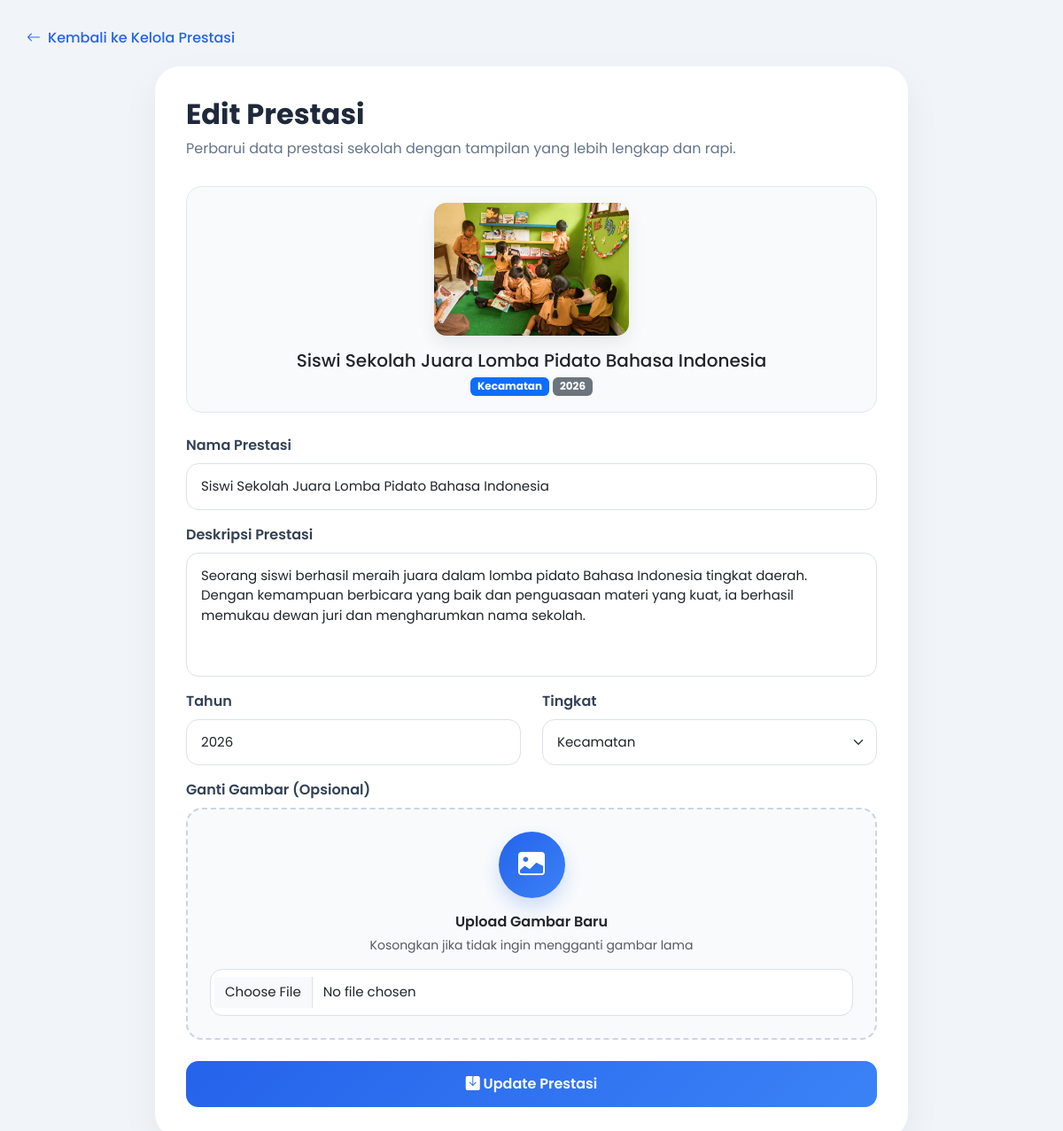
The app's page /admin/edit_prestasi.php?id=11 with its own data.
### tables this page shows
CREATE TABLE `prestasi` (
  `id_prestasi` int(11) NOT NULL,
  `nama_prestasi` varchar(255) DEFAULT NULL,
  `deskripsi` text DEFAULT NULL,
  `tahun` varchar(10) DEFAULT NULL,
  `tingkat` varchar(50) DEFAULT NULL,
  `gambar` varchar(255) DEFAULT NULL
);

### admin/edit_prestasi.php (the view, shortened to what this page needs)
<?php
include '../config/koneksi.php';
$id = $_GET['id'];
$data = mysqli_query($koneksi,"SELECT * FROM prestasi WHERE id_prestasi='$id'");
$row = mysqli_fetch_assoc($data);
?>
<!DOCTYPE html>
<html>
<head>
    <link href="https://cdn.jsdelivr.net/npm/bootstrap@5.3.0/dist/css/bootstrap.min.css" rel="stylesheet">
    <link href="https://cdn.jsdelivr.net/npm/bootstrap-icons/font/bootstrap-icons.css" rel="stylesheet">
</head>
<body>
<a href="prestasi.php" class="back-btn">
    <i class="bi bi-arrow-left"></i> Kembali ke Kelola Prestasi
</a>
<div class="form-card">
    <div class="form-header">
        <h2>Edit Prestasi</h2>
        <p>Perbarui data prestasi sekolah dengan tampilan yang lebih lengkap dan rapi.</p>
    </div>
    <div class="preview-card text-center">
        <img src="../assets/img/<?= $row['gambar']; ?>" class="preview-img mb-3">
        <div>
            <h5 class="mb-1"><?= $row['nama_prestasi']; ?></h5>
            <span class="badge bg-primary"><?= $row['tingkat']; ?></span>
            <span class="badge bg-secondary"><?= $row['tahun']; ?></span>
        </div>
    </div>
    <form method="POST" enctype="multipart/form-data">
        <div class="mb-3">
            <label class="form-label">Nama Prestasi</label>
            <input type="text" name="nama" class="form-control" value="<?= $row['nama_prestasi']; ?>" required>
        </div>
        <div class="mb-3">
            <label class="form-label">Deskripsi Prestasi</label>
            <textarea name="deskripsi" class="form-control"><?= $row['deskripsi']; ?></textarea>
        </div>
        <div class="row">
            <div class="col-md-6 mb-3">
                <label class="form-label">Tahun</label>
                <input type="text" name="tahun" class="form-control" value="<?= $row['tahun']; ?>" required>
            </div>
            <div class="col-md-6 mb-3">
                <label class="form-label">Tingkat</label>
                <select name="tingkat" class="form-select" required>
                    <option value="Kecamatan" <?= $row['tingkat'] == 'Kecamatan' ? 'selected' : ''; ?>>Kecamatan</option>
                </select>
            </div>
        </div>
        <div class="mb-4">
            <label class="form-label">Ganti Gambar (Opsional)</label>
            <div class="upload-box">
                <div class="upload-icon">
                    <i class="bi bi-image-fill"></i>
                </div>
                <p class="fw-semibold mb-1">Upload Gambar Baru</p>
                <p class="text-muted small mb-3">Kosongkan jika tidak ingin mengganti gambar lama</p>
                <input type="file" name="gambar" class="form-control">
            </div>
        </div>
        <button name="update" class="btn btn-update w-100">
            <i class="bi bi-save-fill"></i> Update Prestasi
        </button>
    </form>
</div>
</body>
</html>

### admin/edit_prestasi.php (style rules this page uses)
* { font-family: 'Poppins', sans-serif; }
body { background: #f1f5f9; padding: 30px; }
.back-btn { display: inline-flex; align-items: center; gap: 8px; color: #2563eb; text-decoration: none; font-weight: 500; margin-bottom: 20px; }
.form-card { max-width: 850px; margin: auto; background: white; border-radius: 28px; padding: 35px; box-shadow: 0 15px 40px rgba(0,0,0,0.06); }
.form-header { margin-bottom: 30px; }
.form-header h2 { font-weight: 700; color: #1e293b; margin-bottom: 8px; }
.form-header p { color: #64748b; margin: 0; }
.preview-card { background: #f8fafc; border: 1px solid #e2e8f0; border-radius: 18px; padding: 18px; margin-bottom: 25px; }
.preview-img { width: 100%; max-width: 220px; height: 150px; object-fit: cover; border-radius: 14px; box-shadow: 0 8px 20px rgba(0,0,0,0.08); }
.form-label { font-weight: 600; color: #334155; margin-bottom: 8px; }
.form-control, .form-select { border-radius: 14px; border: 1px solid #dbe2ea; padding: 14px 16px; font-size: 15px; transition: 0.3s; box-shadow: none; }
textarea.form-control { min-height: 140px; resize: none; }
.upload-box { border: 2px dashed #cbd5e1; border-radius: 18px; padding: 25px; text-align: center; background: #f8fafc; transition: 0.3s; }
.upload-icon { width: 75px; height: 75px; background: linear-gradient(135deg, #2563eb, #3b82f6); color: white; border-radius: 50%; display: flex; align-items: center; justify-content: center; font-size: 30px; margin: 0 auto 15px; box-shadow: 0 10px 20px rgba(37,99,235,0.2); }
.btn-update { background: linear-gradient(135deg, #2563eb, #3b82f6); color: white; border: none; border-radius: 14px; padding: 14px 24px; font-weight: 600; transition: 0.3s; }

### records on screen
prestasi: gambar (picture), nama_prestasi "Siswi Sekolah Juara Lomba Pidato Bahasa Indonesia", tingkat "Kecamatan", tahun "2026", nama "Siswi Sekolah Juara Lomba Pidato Bahasa Indonesia", deskripsi "Seorang siswi berhasil meraih juara dalam lomba pidato Bahasa Indonesia tingkat daerah. Dengan kemampuan berbicara yang baik dan penguasaan materi yang kuat, ia berhasil memukau dewan juri dan mengharumkan nama sekolah."
